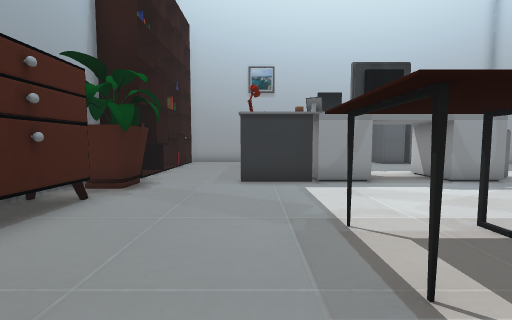
view 1 (above)

17 first-person views from a walk through a Unity game level. The camera is 1.2 m above the floor, tilts 4° down and sees 90° across. The floor is counted in squares, 1 m on a side. Each view is taken from the middle of a square. On the plan, view 1 faces up. The plan holds only what a view shows up to about 12 squares ahead; the rest is blank. The player character is not drawn. Some surface patterns are stand-ins.

view 2
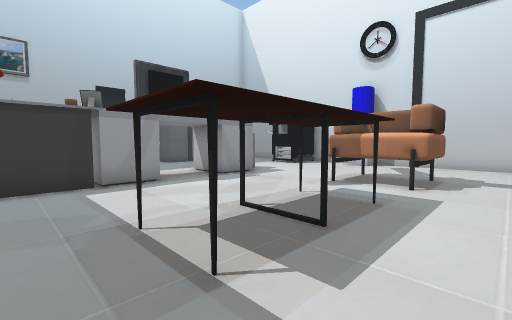

view 3
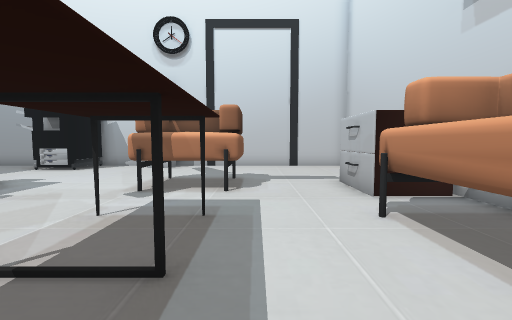

view 4
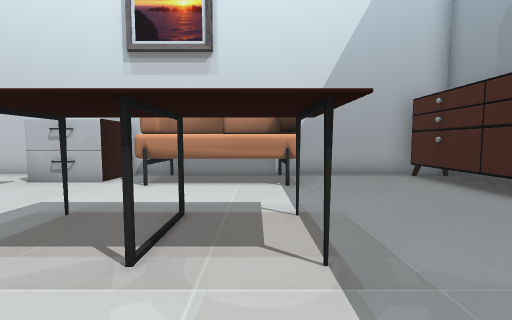

view 5
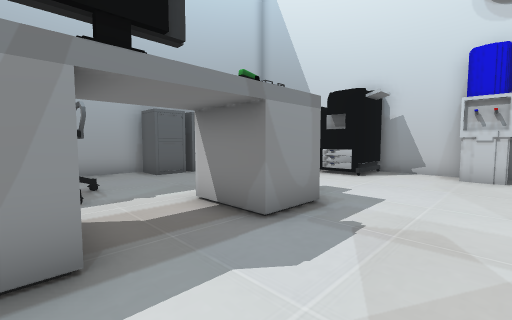

view 6
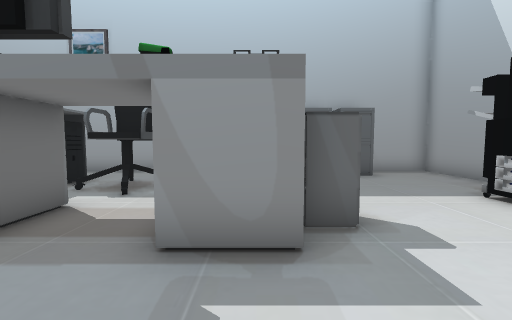

view 7
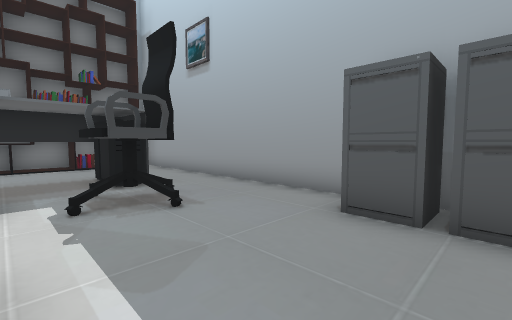

view 8
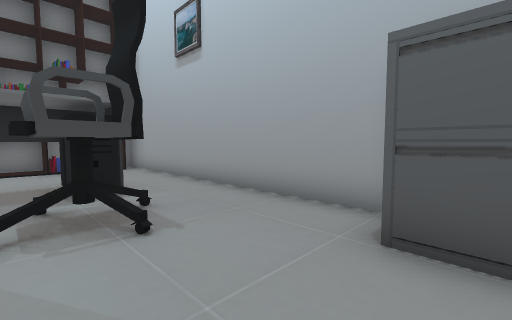

view 9
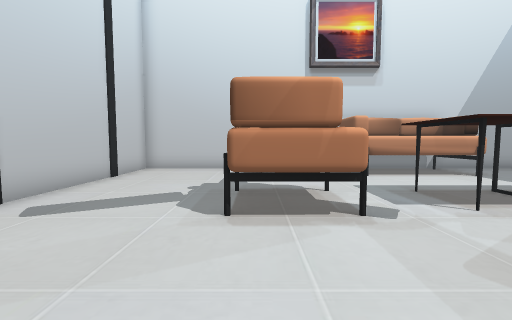

view 10
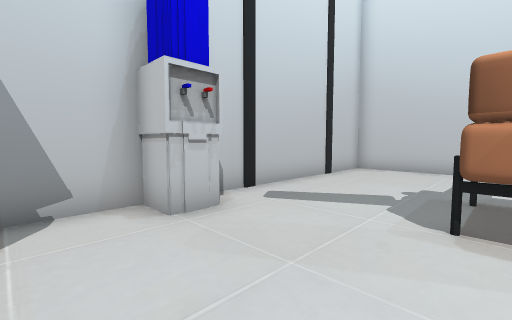

view 11
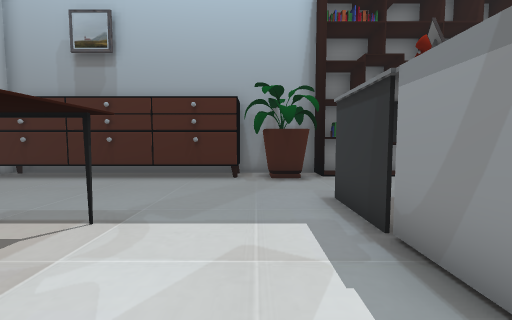

view 12
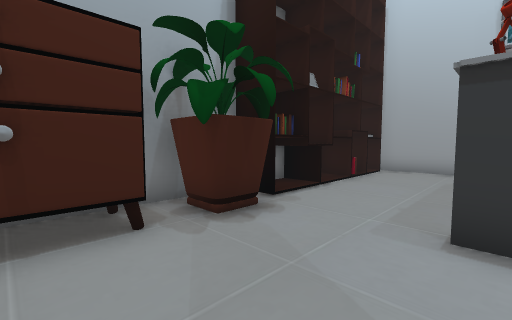

view 13
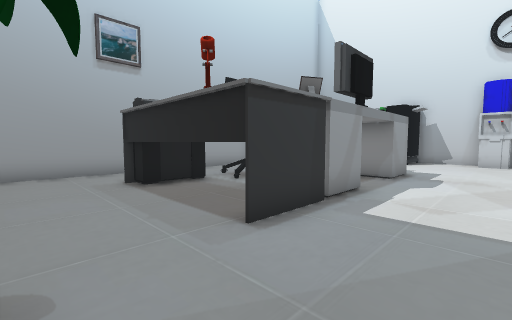

view 14
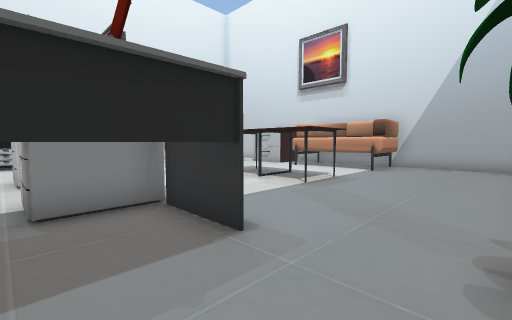

view 15
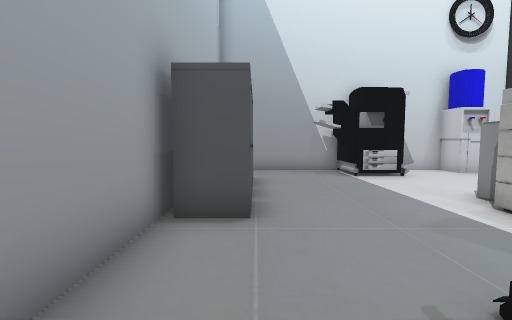

view 16
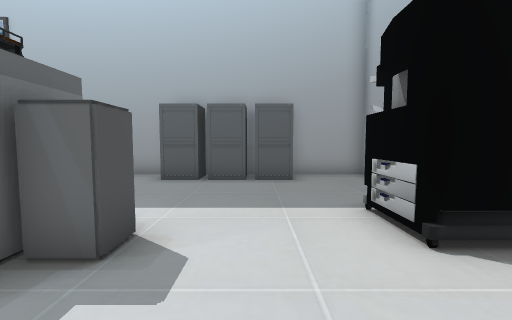

view 17
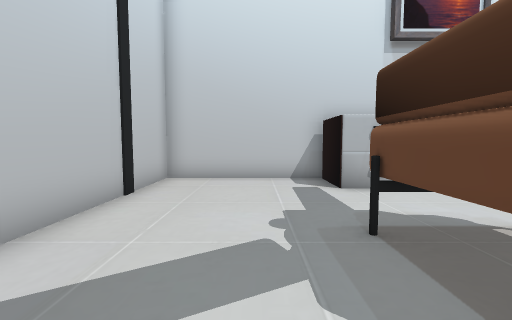

### Floor plan
Key: @ floor where view 1 was taken; # wall or solid block; . floor; S shelf; B bin; P plant; C cabinet; T table; H chair; F sofa; R printer; W water cooler; M computer; O other object.
Columns run from 5 left of view 1 to 14 right of it. Each row starts with its distance up from view 1.
 16  ###################
 15  S..........CCCCC..#
 14 SS..........CCCCC..#
 13 SS...M M...........#
 12 SS...MMMHH.........#
 11 SS...O..HH........R#
 10 SS...O.OO..OO....RR#
  9 SS...O.OO..OOB...###
  8 #P...OOOO..OO......#
  7 #..................#
  6 #.................W#
  5 #C................W#
  4 CC....TTTTT.FFF....#
  3 #C....TTTTT.F F....#
  2 CC....TTTTT.FFF....#
  1 CC.................#
  0 #C...@.............#
 -1 CC....FFFFF........#
 -2 CC....F   F.###....#
 -3 #C....FFFFF.###....#
 -4 ####################

Positions as (right, up) in squares from view 1, and headings:
1: (0, 0), facing up
2: (0, 0), facing up-right
3: (1, 1), facing right
4: (2, 6), facing down
5: (3, 5), facing up-right
6: (7, 5), facing up
7: (9, 10), facing up-left
8: (8, 11), facing up-left
9: (9, 8), facing down
10: (9, 8), facing down-right
11: (5, 6), facing left
12: (0, 4), facing up-left
13: (-3, 5), facing up-right
14: (-3, 10), facing down-right
15: (3, 14), facing right
16: (10, 6), facing up
17: (11, 5), facing down
